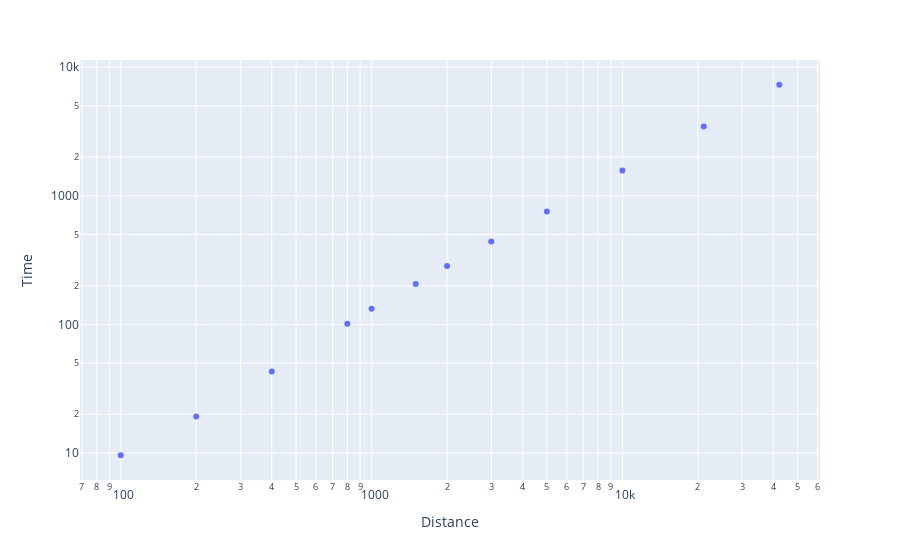

Here is the notebook cell this chart was saved with:
### Code cell
fig = px.scatter(data_frame=data, x=data.Distance, log_x=True, y=data.Time, log_y=True, hover_name=data.Name, hover_data=data.columns.to_list())
fig.show()

### Figure 1 — Plotly figure (JSON) as saved in the notebook; plotly's stock layout.template omitted (floating-point values rounded to 4 significant figures)
{"data": [{"customdata": [["[-]", "[-]", "[kg]", "[m]"], [2009, "Usain Bolt", 86, 1.95], [2009, "Usain Bolt", 86, 1.95], [2016, "Wayde Van Niekerk", 70, 1.83], [2012, "David Rudisha", 76, 1.9], [1999, "Noah Ngeny", 68, 1.82], [1998, "Hicham El Guerrouj", 58, 1.76], [1999, "Hicham El Guerrouj", 58, 1.76], [1996, "Daniel Komen", 55, 1.7], [2020, "Joshua Cheptegei", 52, 1.67], [2020, "Joshua Cheptegei", 52, 1.67], [2021, "Jacob Kiplimo", 56, 1.75], [2018, "Eliud Kipchoge", 52, 1.67]], "hovertemplate": "<b>%{hovertext}</b><br><br>Distance=%{x}<br>Time=%{y}<br>Year=%{customdata[0]}<br>Name=%{customdata[1]}<br>Mass=%{customdata[2]}<br>Height=%{customdata[3]}<extra></extra>", "hovertext": ["[-]", "Usain Bolt", "Usain Bolt", "Wayde Van Niekerk", "David Rudisha", "Noah Ngeny", "Hicham El Guerrouj", "Hicham El Guerrouj", "Daniel Komen", "Joshua Cheptegei", "Joshua Cheptegei", "Jacob Kiplimo", "Eliud Kipchoge"], "legendgroup": "", "marker": {"color": "#636efa", "symbol": "circle"}, "mode": "markers", "name": "", "orientation": "v", "showlegend": false, "type": "scatter", "x": ["[m]", 100, 200, 400, 800, 1000, 1500, 2000, 3000, 5000, 10000, 21097, 42195], "xaxis": "x", "y": ["[s]", 9.6, 19.2, 43, 101, 132, 206, 284.8, 440.7, 755.4, 1571, 3451, 7299], "yaxis": "y"}], "layout": {"autosize": true, "legend": {"tracegroupgap": 0}, "margin": {"t": 60}, "xaxis": {"anchor": "y", "autorange": true, "domain": [0, 1], "range": [1.833, 4.792], "title": {"text": "Distance"}, "type": "log"}, "yaxis": {"anchor": "x", "autorange": true, "domain": [0, 1], "range": [0.7592, 4.086], "title": {"text": "Time"}, "type": "log"}}}
